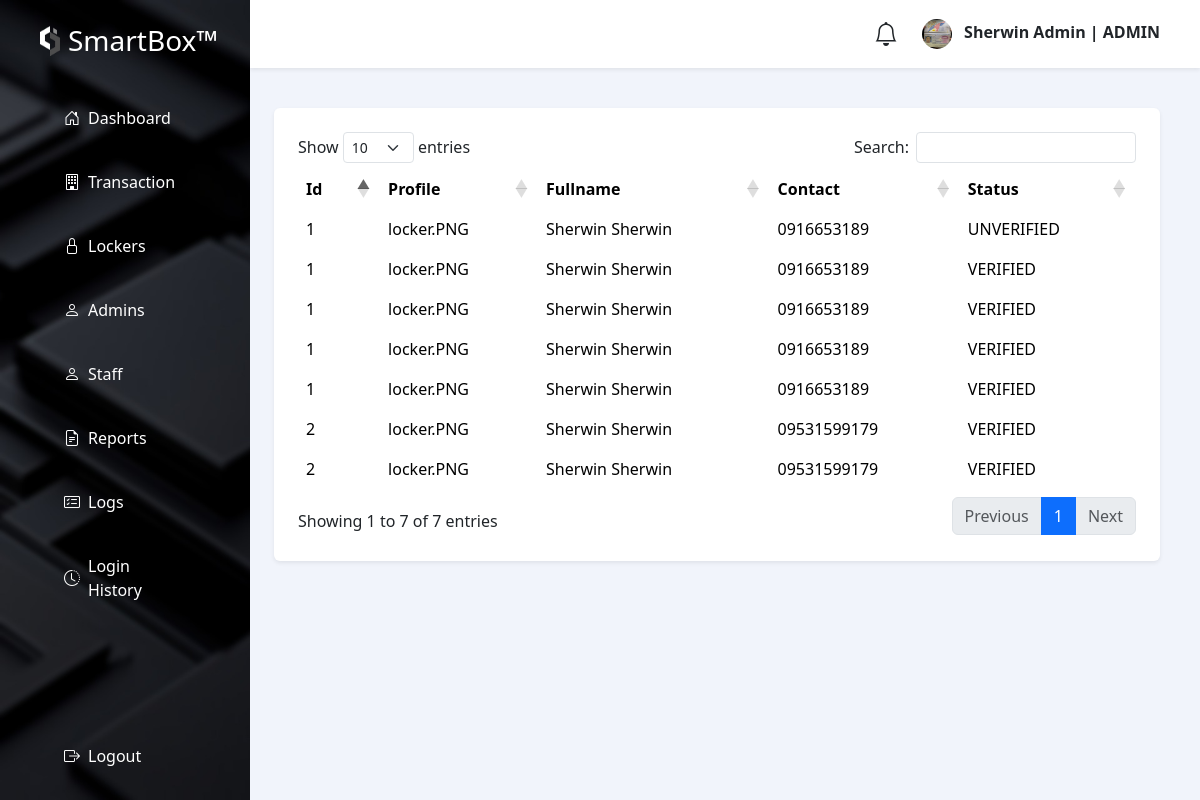
The page /views/admin/account/index.php?view=LOGS (signed in) on the database its author committed.
### tables this page shows
CREATE TABLE `smart_users` (
  `user_id` int(11) NOT NULL,
  `image` varchar(255) NOT NULL,
  `firstname` varchar(50) NOT NULL,
  `lastname` varchar(50) NOT NULL,
  `contact` varchar(50) NOT NULL,
  `email` varchar(50) NOT NULL,
  `password` varchar(255) NOT NULL,
  `unhashed` varchar(50) NOT NULL,
  `code` int(11) NOT NULL,
  `status` varchar(50) DEFAULT 'UNVERIFIED',
  `role` int(11) NOT NULL,
  `staff_status` varchar(50) NOT NULL,
  `date_created` date DEFAULT curdate()
);

CREATE TABLE `smart_users_role` (
  `role_id` int(11) NOT NULL,
  `role_name` varchar(50) NOT NULL,
  `date_created` date DEFAULT curdate()
);

CREATE TABLE `smart_users_logs` (
  `log_id` int(11) NOT NULL,
  `user_id` int(11) NOT NULL,
  `image` varchar(255) NOT NULL,
  `firstname` varchar(50) NOT NULL,
  `lastname` varchar(50) NOT NULL,
  `contact` varchar(50) NOT NULL,
  `email` varchar(50) NOT NULL,
  `password` varchar(255) NOT NULL,
  `unhashed` varchar(50) NOT NULL,
  `code` int(11) NOT NULL,
  `status` varchar(50) NOT NULL,
  `date_created` timestamp NOT NULL DEFAULT current_timestamp()
);

### controller/UserAccountDbController.php (called while the page is built, shortened)
<?php
include('../../../connection/connection.php');
class smartBox extends DBController
{
    function myAccountAdmin($user_id)
    {
       $query = "CALL smart_LockerAccountSessionAdmin (?)";
        $params = array(
            array(
                "param_type" => "i",
                "param_value" => $user_id
            )
        );
        $accountCredentials = $this->getDBResult($query, $params);
        return $accountCredentials;
    }
    function ActiveRentals()
    {
        $query = "CALL ActiveRentals";
        $activeRental = $this->getDBResult($query);
        return $activeRental;
    }
    function smart_profits()
    {
        $query = "CALL smart_profits";
        $activeProfits = $this->getDBResult($query);
        return $activeProfits;
    }
    function smart_rents()
    {
        $query = "CALL smart_rents";
        $activeRents = $this->getDBResult($query);
        return $activeRents;
    }
    function smart_checkLogs()
    {
        $query = "CALL smart_checkLogs";
        $activeUserLogs = $this->getDBResult($query);
        return $activeUserLogs;
    }
}
$portCont = new smartBox();
?>

### controller/session_admin.php (called while the page is built, shortened)
<?php
$user_id=$_SESSION['user_id'];
?>

### connection/connection.php (called while the page is built, shortened)
<?php
class DBController
{
    private $host = "localhost";
    private $user = "root";
    private $password = "";
    private $database = "smartbox_db";
    private $conn;
    function __construct()
    {
        $this->conn = mysqli_connect($this->host, $this->user, $this->password, $this->database);
    }
    function getDBResult($query, $params = array())
    {
        $sql_statement = $this->conn->prepare($query);
        if (! empty($params)) {
            $this->bindParams($sql_statement, $params);
        }
        $sql_statement->execute();
        $result = $sql_statement->get_result();
        if ($result->num_rows > 0) {
            while ($row = $result->fetch_assoc()) {
                $resultset[] = $row;
            }
        }
        if (! empty($resultset)) {
            return $resultset;
        }
    }
    function bindParams($sql_statement, $params)
    {
        $param_type = "";
        foreach ($params as $query_param) {
            $param_type .= $query_param["param_type"];
        }
        $bind_params[] = & $param_type;
        foreach ($params as $k => $query_param) {
            $bind_params[] = & $params[$k]["param_value"];
        }
        call_user_func_array(array(
            $sql_statement,
            'bind_param'
        ), $bind_params);
    }
}

### views/admin/routes/account/logs.php (the view)
<div class="px-4 overflow-auto" style="max-height: calc(100vh);">
    <div class="row g-3 mb-4">
        <div class="row g-3">
            <div class="col-12">
                <div class="bg-white rounded shadow-sm mb-4 p-4">
                <table id="accountLockerTable" class="table table-borderless">
                    <thead>
                        <tr>
                            <th>Id</th>
                            <th>Profile</th>
                            <th>Fullname</th>
                            <th>Contact</th>
                            <th>Status</th>
                        </tr>
                    </thead>
                    <tbody>
                        <?php
                          $user = $portCont->smart_checkLogs();
                            if (!empty($user)) {
                              foreach ($user as $key => $user) {
                        ?>
                        <tr>
                            <td><?php echo $user['user_id']; ?></td>
                            <td><?php echo $user['image']; ?></td>
                            <td><?php echo $user['firstname']; ?> <?php echo $user['lastname']; ?></td>
                            <td><?php echo $user['contact']; ?></td>
                            <td><?php echo $user['status']; ?></td>
                        </tr>
                        <?php } } ?>
                    </tbody>
                </table>
                </div>
            </div>
        </div>
    </div>
</div>

### views/admin/account/index.php (shortened to what this page needs)
<?php
$view = isset($_GET['view']) ? $_GET['view'] : 'HOME';
include('../../../controller/UserAccountDbController.php');
include('../../../controller/session_admin.php');
$account = $portCont->myAccountAdmin($user_id);
$activeRent = $portCont->ActiveRentals();
$activeProfit = $portCont->smart_profits();
$activeRent = $portCont->smart_rents();
?>
<!DOCTYPE html>
<html lang="en">
<head>
    <link rel="stylesheet" href="../../../public/assets/bootstrap/css/bootstrap.min.css">
    <link rel="stylesheet" href="https://cdnjs.cloudflare.com/ajax/libs/font-awesome/4.7.0/css/font-awesome.min.css">
    <link rel="stylesheet" href="https://cdn.jsdelivr.net/npm/bootstrap-icons@1.11.3/font/bootstrap-icons.min.css">
    <link rel="stylesheet" type="text/css" href="https://cdn.datatables.net/1.12.1/css/dataTables.bootstrap5.min.css">
</head>
<body class="d-flex vh-100" style="background-color: #f1f4fb">
    <div class="d-flex flex-column text-white p-3" style="max-width: 250px; position: relative; background-image: url('../../../public/assets/images/bg.jpg'); background-size: cover;">
        <div class="d-flex align-items-center mb-4 px-4 py-2">
            <img src="../../../public/assets/images/logo.png" class="me-2" alt="Logo" style="width: 20px; height: 30px;">
            <h3 class="text-white m-0">SmartBox™</h3>
        </div>
        <?php if($account[0]['role_name'] == "ADMIN"){ ?>
        <a href="?view=HOME" class="d-flex align-items-center text-white text-decoration-none hover-bg-light rounded mb-2 px-5 py-3 w-100">
            <i class="bi bi-house-door me-2"></i>Dashboard
        </a>
        <a href="?view=TRANSRECORDS" class="d-flex align-items-center text-white text-decoration-none hover-bg-light rounded mb-2 px-5 py-3 w-100">
            <i class="bi bi-building me-2"></i> Transaction
        </a>
        <a href="?view=LOCKER" class="d-flex align-items-center text-white text-decoration-none hover-bg-light rounded mb-2 px-5 py-3 w-100">
            <i class="bi bi-lock me-2"></i>Lockers
        </a>
        <a href="?view=ADMIN" class="d-flex align-items-center text-white text-decoration-none hover-bg-light rounded mb-2 px-5 py-3 w-100">
            <i class="bi bi-person me-2"></i>Admins
        </a>
        <a href="?view=STAFF" class="d-flex align-items-center text-white text-decoration-none hover-bg-light rounded mb-2 px-5 py-3 w-100">
            <i class="bi bi-person me-2"></i>Staff
        </a>
        <a href="?view=REPORTS" class="d-flex align-items-center text-white text-decoration-none hover-bg-light rounded mb-2 px-5 py-3 w-100">
            <i class="bi bi-file-earmark-text me-2"></i>Reports
        </a>
        <a href="?view=LOGS" class="d-flex align-items-center text-white text-decoration-none hover-bg-light rounded mb-2 px-5 py-3 w-100">
            <i class="bi bi-card-checklist me-2"></i>Logs
        </a>
        <a href="?view=HISTORY" class="d-flex align-items-center text-white text-decoration-none hover-bg-light rounded px-5 py-3 w-100">
            <i class="bi bi-clock-history me-2"></i>Login History
        </a>
        <div class="mt-auto w-100">
            <a href="./logout.php" class="d-flex align-items-center text-white text-decoration-none hover-bg-light rounded px-5 py-3 w-100">
                <i class="bi bi-box-arrow-right me-2"></i>Logout
            </a>
        </div>
        <?php } ?>
    </div>
    <div class="flex-fill">
        <div class="d-flex justify-content-between align-items-center bg-white shadow-sm p-3 mb-4">
            <div class="d-flex align-items-center">
                <i class="bi bi-bell me-4" style="font-size: 1.5rem;"></i>
                    <span class="fw-bold me-4">
                        <img class="rounded-circle me-2" height="30px" width="30px" src="../users/upload/<?php echo $account[0]['image']; ?>"
                            alt="">
                        <?php echo $account[0]['firstname']; ?> | <?php echo $account[0]['role_name']; ?>
                    </span>
            </div>
        </div>
        <?php
        if(!empty($view))
        {
            switch($view)
            {
                case "LOGS":
                    include('../routes/account/logs.php');
                    break;
            }
        }
        else
        {
            include('./routes/account/home.php');
        }
        ?>
    </div>
<link rel="stylesheet" type="text/css" href="https://cdn.datatables.net/1.12.1/css/dataTables.bootstrap5.min.css">
</body>
</html>

### rows shown on the page
smart_users: image (picture), firstname "Sherwin Admin", smart_users_role.role_name "ADMIN"
smart_users_logs: user "1", image "locker.PNG", firstname "Sherwin", lastname "Sherwin", contact "0916653189", status "UNVERIFIED"
smart_users_logs: user "1", image "locker.PNG", firstname "Sherwin", lastname "Sherwin", contact "0916653189", status "VERIFIED"
smart_users_logs: user "1", image "locker.PNG", firstname "Sherwin", lastname "Sherwin", contact "0916653189", status "VERIFIED"
smart_users_logs: user "1", image "locker.PNG", firstname "Sherwin", lastname "Sherwin", contact "0916653189", status "VERIFIED"
smart_users_logs: user "2", image "locker.PNG", firstname "Sherwin", lastname "Sherwin", contact "09531599179", status "VERIFIED"
smart_users_logs: user "1", image "locker.PNG", firstname "Sherwin", lastname "Sherwin", contact "0916653189", status "VERIFIED"
smart_users_logs: user "2", image "locker.PNG", firstname "Sherwin", lastname "Sherwin", contact "09531599179", status "VERIFIED"
